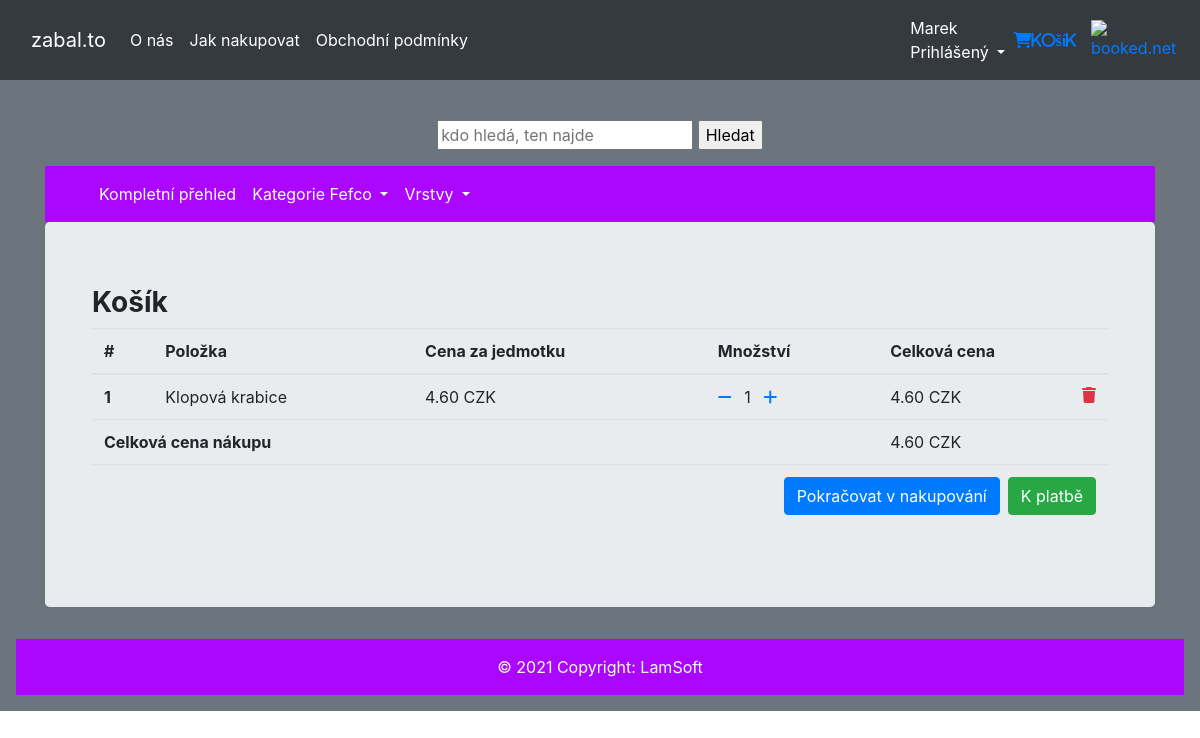
/order-summary/ (signed in), run on an earlier commit of the app's database.
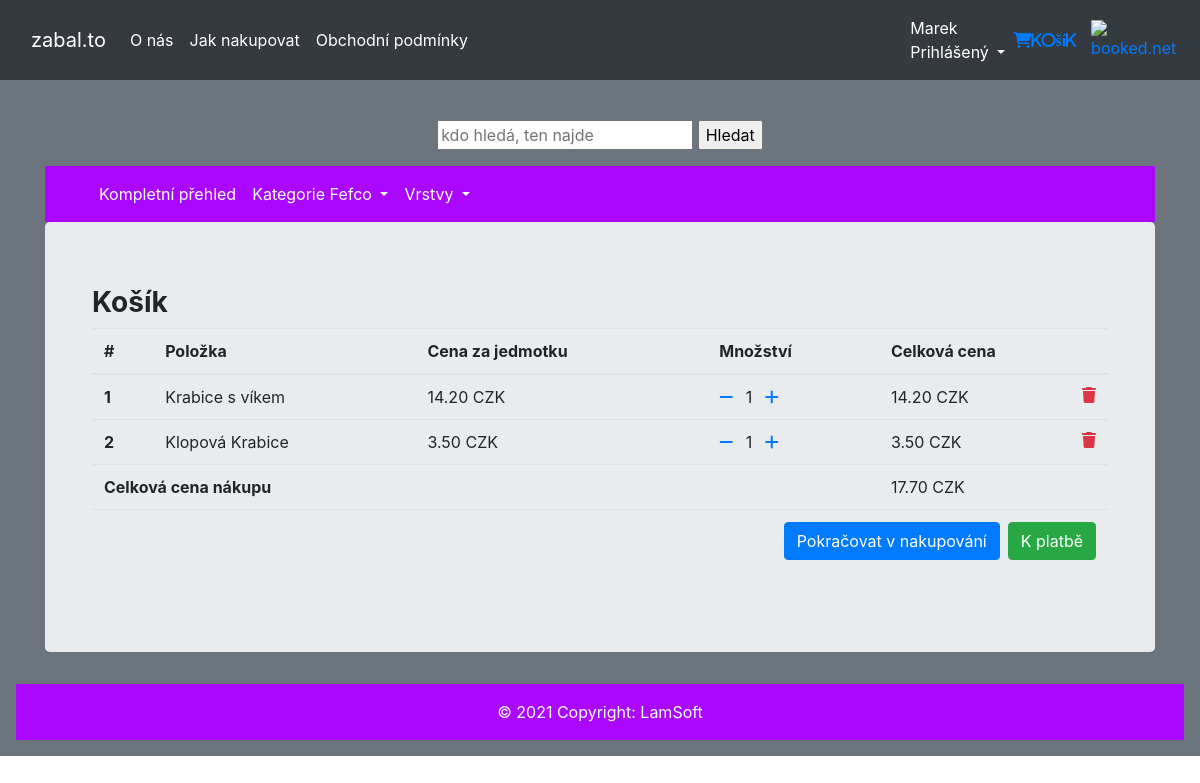
And on a later commit of the database.
### utils/models.py (models this page shows, shortened)
class OrderItem(Model):
    user = ForeignKey(settings.AUTH_USER_MODEL,
                             on_delete=CASCADE)
    ordered = BooleanField(default=False)
    item = ForeignKey(Box, on_delete=CASCADE)
    quantity = IntegerField(default=1)
    def get_total_item_price(self):
        return self.quantity * self.item.price_a
    def get_final_price(self):
        if self.item.discount_price:
            return self.get_discount_item_price()
        return self.get_total_item_price()

class Box(Model):
    name = CharField(max_length=50)
    size = CharField(max_length=20)
    color = CharField(max_length=20)
    layer = ForeignKey(Layer, on_delete=DO_NOTHING)
    fefco = ForeignKey(Fefco, on_delete=DO_NOTHING)
    description = CharField(max_length=500)
    price_a = DecimalField(max_digits=8, decimal_places=2)
    price_n = DecimalField(max_digits=8, decimal_places=2)
    photo = ImageField(upload_to='media')
    quantity = IntegerField()
    discount_price = FloatField(blank=True, null=True)

class Order(Model):
    user = ForeignKey(settings.AUTH_USER_MODEL, on_delete=CASCADE)
    items = ManyToManyField(OrderItem)
    start_date = DateTimeField(auto_now_add=True)
    ordered_date = DateTimeField()
    ordered = BooleanField(default=False)
    checkout_address = ForeignKey(
        'CheckoutAddress', on_delete=SET_NULL, blank=True, null=True)
    payment = ForeignKey(
        'Payment', on_delete=SET_NULL, blank=True, null=True)
    def get_total_price(self):
        total = 0
        for order_item in self.items.all():
            total += order_item.get_final_price()
        return total

### utils/views.py (the view)
# urls.py: path('order-summary/', OrderSummaryView.as_view(), name='order-summary'),
class OrderSummaryView(LoginRequiredMixin, View):
    def get(self, *args, **kwargs):
        try:
            order = Order.objects.get(user=self.request.user, ordered=False)
            context = {
                'object': order
            }
            return render(self.request, 'order_summary.html', context)
        except ObjectDoesNotExist:
            messages.error(self.request, "You do not have an order")
            return redirect("/")

### utils/templates/order_summary.html (shortened to what this page needs)
{% extends 'front.html' %}
{% block content %}
    <main>
        <div class= "container">
            <div class="table-responsive text-nowrap">
                <h3>
                    <strong>Košík</strong>
                </h3>
                <table class="table">
                    <thead>
                    <tr>
                        <th scope="col">#</th>
                        <th scope="col">Položka</th>
                        <th scope="col">Cena za jedmotku</th>
                        <th scope="col">Množství</th>
                        <th scope="col">Celková cena</th>
                    </tr>
                    </thead>
                    <tbody>
                    {% for order_item in object.items.all %}
                        <tr>
                            <th scope="row">{{ forloop.counter }}</th>
                            <td>{{ order_item.item.name }}</td>
                            <td>
                                {% if order_item.item.discount_price %}
                                    <del>{{ order_item.item.price_a}} CZK</del>
                                    {{ order_item.item.discount_price }} CZK
                                {% else %}
                                    {{ order_item.item.price_a}} CZK
                                {% endif %}
                            </td>
                            <td>
                                <a href="{% url 'reduce-quantity-item' order_item.item.pk %}"><i class="fas fa-minus mr-2"></i></a>
                                {{ order_item.quantity }}
                                <a href="{% url 'add-to-cart' order_item.item.pk %}"><i class="fas fa-plus ml-2"></i></a>
                            </td>
                            <td>
                                {% if order_item.item.discount_price %}
                                    {{ order_item.get_discount_item_price }} CZK
                                    <span class="badge badge-success" >Saved CZK{{ order_item.get_amount_saved }}</span>
                                {% else %}
                                    {{ order_item.get_total_item_price}} CZK
                                {% endif %}
                                <a href="{% url 'remove-from-cart' order_item.item.pk %}">
                                    <i class="fas fa-trash float-right text-danger"></i>
                                </a>
                            </td>
                        </tr>
                    {% endfor %}
                    {% if object.get_total_price %}
                        <tr>
                            <td colspan="4"><b>Celková cena nákupu</b></td>
                            <td>{{ object.get_total_price }} CZK</td>
                        </tr>
                        <tr>
                            <td colspan="5">
                                <a href="{% url 'checkout' %}" class="btn btn-success btm-sm float-right ml-2">K platbě</a>
                                <a href="/" class="btn btn-primary float-right">Pokračovat v nakupování</a>
                            </td>
                        </tr>
                    {% endif %}
                    </tbody>
                </table>
            </div>
        </div>
    </main>
{% endblock content %}

What changed in the data, as far as the page shows it:
removed OrderItem: item.name "Klopová krabice", item.price_a "4.60", quantity "1", get_total_item_price "4.60"
added OrderItem: item.name "Krabice s víkem", item.price_a "14.20", quantity "1", get_total_item_price "14.20"
added OrderItem: item.name "Klopová Krabice", item.price_a "3.50", quantity "1", get_total_item_price "3.50"
computed for Order: get_total_price "4.60" → "17.70"
